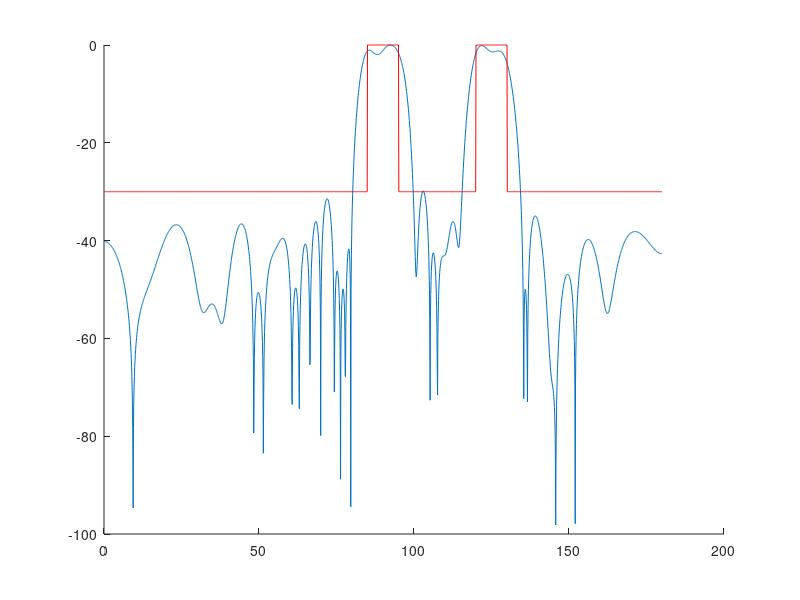

Here is the MATLAB script that generated this plot:
clc;
clear;

N = 41; %N antenna elements
lambda = 1;
%position of antenna array
d=zeros(1,N);
d(1) = 10;
d(2) = 9.6065;
d(3) = 8.8098;
d(4) = 8.2995;
d(5) = 7.8973;
d(6) = 7.3497;
d(7) = 6.8494;
d(8) = 6.5302;
d(9) = 5.6299;
d(10)=5.3749;
d(11)=5;
d(12)=4.6065;
d(13)=3.8098;
d(14)=3.2995;
d(15)=2.8973;
d(16)=2.3497;
d(17)=1.8494;
d(18)=1.5302;
d(19)=0.6299;
d(20)=0.3749;
d(21)=0;
d(41) = -10;
d(40) = -9.6065;
d(39) = -8.8098;
d(38) = -8.2995;
d(37) = -7.8973;
d(36) = -7.3497;
d(35) = -6.8494;
d(34) = -6.5302;
d(33) = -5.6299;
d(32)=-5.3749;
d(31)=-5;
d(30)=-4.6065;
d(29)=-3.8098;
d(28)=-3.2995;
d(27)=-2.8973;
d(26)=-2.3497;
d(25)=-1.8494;
d(24)=-1.5302;
d(23)=-0.6299;
d(22)=-0.3749;

%number of mainlobe samples
theta_m = [85:1:95,120:1:130];
L_m = length(theta_m);
u_m = cos(theta_m*pi/180);
A_m = exp(1i*(2*pi/lambda)*u_m'*d);
%sidelobe
theta_s = [0:1:80,100:0.5:115,135:1:180];
L_s = length(theta_s);
u_s = cos(theta_s*pi/180);
A_s = exp(1i*(2*pi/lambda)*u_s'*d);
L = L_m + L_s;
%transformation matrix
theta = [theta_m,theta_s];
u = cos(theta*pi/180);
A = exp(1i*(2*pi/lambda)*u'*d);
%desired beampattern
%amplitude
fm = [ones(L_m,1);10^(-45/20)*ones(L_s,1)];
%phase
fp = ones(L,1);
f = fm.*fp;
%emphasis vector
w = ones(L,1);
W = diag(w);
mu = 0.2;
%ripple tolerance
epsilon = 0.05;
km = 40;
kp = 4000;
x0 = inv(A'*A)*A'*f;

%change weight every iteration
error = 1;
tic;
for i = 1:2
    xp = inv(A'*W*A)*(A'*W)*f;
    xp = xp./abs(xp);
    iawa = inv(real(diag(xp)'*A'*W*A*diag(xp)));
    awf = real(diag(xp)'*A'*W*f)-(1/mu)*ones(N,1);
    xa = max(iawa*awf,0);
    xc = xa.*xp;
    %update the weight corresponding to mainlobe
    fi = abs(A*xc)./max(abs(A*xc));
    em = fi(1:L_m)-f(1:L_m);
    for i = 1:L_m
        if (em(i) < -epsilon)
            w(i) = w(i) + km * abs(em(i));
        end
    end
    %update the weight corresponding to sidelobe
    es = fi(L_m+1:end)-f(L_m+1:end);
    w(L_m+1:end) = max(kp*es,0);
    W = diag(w);
    error = norm(x0-xc);
    x0 = xc;
end

t = toc;
%calculate the number of selected antennas
lam = 0;
for i = 1:N
    if (abs(xc(i))<0.005)
        xc(i)=0;
    else
        lam = lam + 1;
    end
end

%define the transformation matrix for plotting
theta_plot = [0:0.1:180];
u_plot = cos(theta_plot*pi/180);
A_plot = exp(1i*(2*pi/lambda)*u_plot'*d);
figure(2);hold on;
y = 20*log10(abs(A_plot*xc)/max(abs(A_plot*xc)));
plot(theta_plot,y);
hold on;
fd  =  10^(-30/20)*ones(length(theta_plot),1);
for i = 1:length(theta_plot)
    if ((theta_plot(i)>=85)&&(theta_plot(i)<=95))
        fd(i) = 1;
    elseif((theta_plot(i)>=120)&&(theta_plot(i)<=130))
        fd(i) = 1;
    end
end
plot(theta_plot,20*log10(fd),'r');



